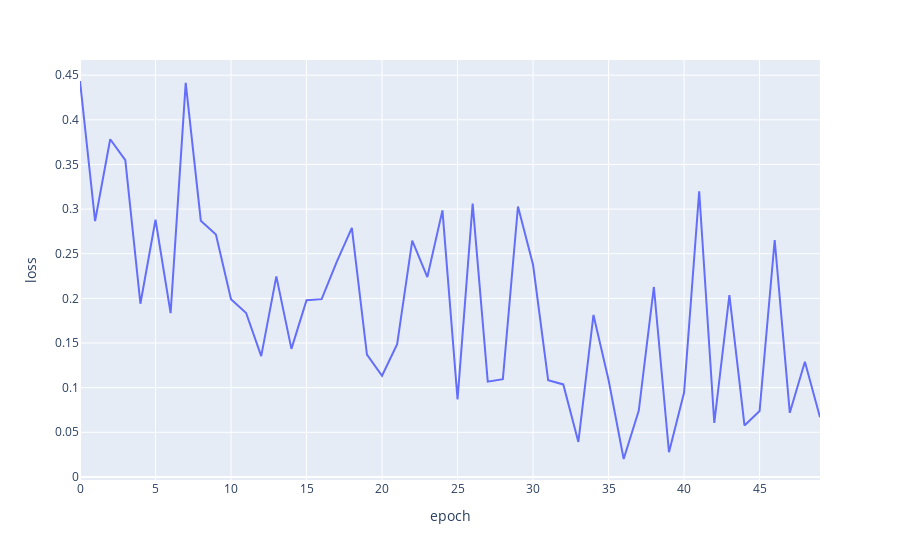

Write notebook code for a chart like this one.
### Code cell
import pandas as pd
import plotly.express as px

df_metrics = pd.DataFrame({'f1score': f1scores, 'f1score-micro': f1scores_micro,'val_losses': val_losses, 'val_accuracies': accuracies, 'loss': losses})
df_metrics["epoch"] = range(0, len(df_metrics))

fig = px.line(df_metrics, x="epoch", y="loss")
fig.show()

### Figure 1 — Plotly figure (JSON) as saved in the notebook; plotly's stock layout.template omitted (floating-point values rounded to 4 significant figures)
{"data": [{"hovertemplate": "epoch=%{x}<br>loss=%{y}<extra></extra>", "legendgroup": "", "line": {"color": "#636efa", "dash": "solid"}, "marker": {"symbol": "circle"}, "mode": "lines", "name": "", "orientation": "v", "showlegend": false, "type": "scatter", "x": [0, 1, 2, 3, 4, 5, 6, 7, 8, 9, 10, 11, 12, 13, 14, 15, 16, 17, 18, 19, 20, 21, 22, 23, 24, 25, 26, 27, 28, 29, 30, 31, 32, 33, 34, 35, 36, 37, 38, 39, 40, 41, 42, 43, 44, 45, 46, 47, 48, 49], "xaxis": "x", "y": [0.4435, 0.2866, 0.3783, 0.3548, 0.194, 0.2881, 0.1834, 0.4413, 0.287, 0.2715, 0.1991, 0.1837, 0.1352, 0.2246, 0.1435, 0.198, 0.1992, 0.2409, 0.2791, 0.137, 0.1133, 0.1486, 0.2647, 0.2239, 0.2986, 0.08687, 0.3061, 0.1067, 0.1095, 0.3029, 0.2377, 0.1084, 0.1036, 0.03925, 0.1815, 0.1086, 0.02007, 0.07437, 0.2128, 0.0276, 0.09445, 0.3201, 0.06045, 0.2037, 0.05763, 0.0738, 0.2654, 0.07183, 0.129, 0.06674], "yaxis": "y"}], "layout": {"legend": {"tracegroupgap": 0}, "margin": {"t": 60}, "xaxis": {"anchor": "y", "domain": [0, 1], "title": {"text": "epoch"}}, "yaxis": {"anchor": "x", "domain": [0, 1], "title": {"text": "loss"}}}}
